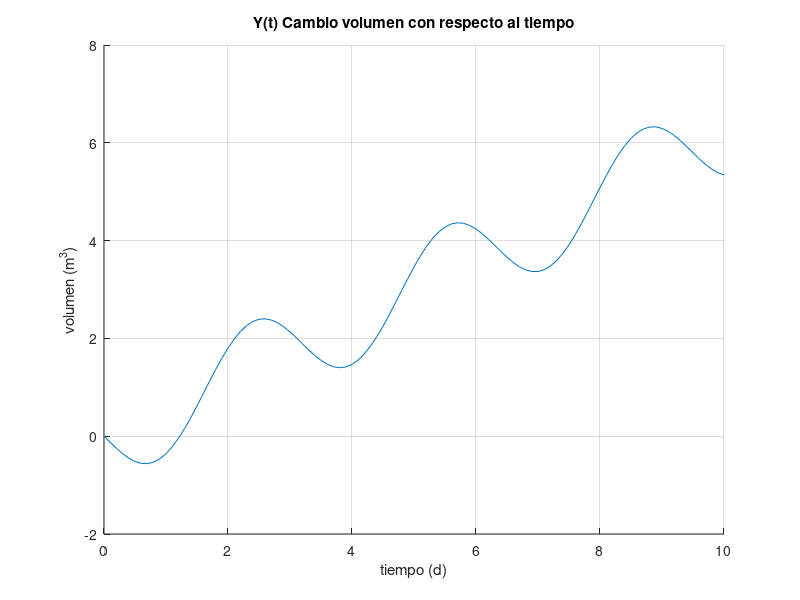

Here is the MATLAB script that generated this plot:
clc;
clear all;

% Condiciones iniciales
to = 0;
tf = 10;
yi = 0;
Q = 1500;
A = 1200;

% T = @(t) tm + exp(-k*t) * (ti - tm)              % sol. analitica
Y_prima = @(t) (3*Q*sin(t)*sin(t))/A - Q/A   % despeje Y prima

Ti = 0.1;   % Resolucion
tsim = tf;  % Tiempo de simulacion

Y_aprox(1) = yi; % Inicializando temperatura
t_aprox(1) = to; % Inicializando tiempo

% Metodo de Euler
for k = 1:tsim/Ti
    Y_aprox(k+1) = Y_aprox(k) + Ti * Y_prima(t_aprox(k));
    t_aprox(k+1) = t_aprox(k) + Ti;
end

%t_r = linspace(0, tsim, 1000);
hold on;
%plot(t_r, T(t_r));
plot(t_aprox, Y_aprox);
%legend('Analitico', 'Euler');
title('Y(t) Cambio volumen con respecto al tiempo');
xlabel('tiempo (d)');
ylabel('volumen (m^3)');
grid on;